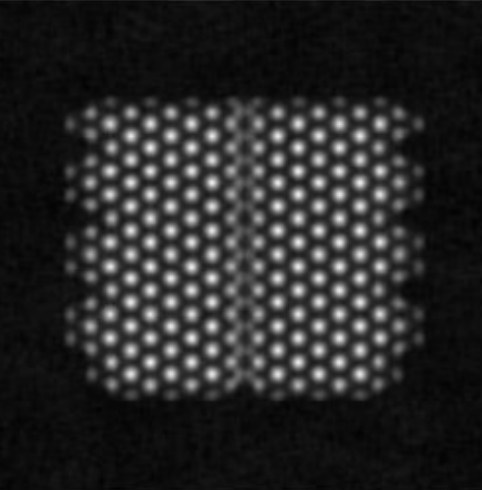
#> input picture roc/bulk.png, 482 x 490 px; its folder holds 4 pictures in this run
$ jupyter execute --allow-errors roc.ipynb   (shell and % lines are left out)   (Python 2 division)
#> lines starting #> are read from the running program, lines starting #| are printed output that depends on the picture
### Notebook for ROC curve

Load test images

[cell 1]
import cv2
images = dict()
items = ['bulk','interface','fusedBulk', 'fusedInter']
for fileName in items:
  image= cv2.imread(fileName+".png")
#> image is the input picture: shape (490, 482, 3); min 1, max 241, mean 39.8
  image = cv2.cvtColor( image, cv2.COLOR_RGB2GRAY )
#> image: shape (490, 482)
  images[fileName] =  image

[cell 2]
def myplot(img,fileName=None):
    plt.axis('equal')
    pcolormesh(img, cmap='gray')
    if fileName!=None:
        plt.gcf().savefig(fileName,dpi=600)
    #plt.axis('off')
    plt.tight_layout()

#### Apply threshold across entire image to reveal candidate areas
(note this is done irrespective of a hit's 'local environment')

[cell 3]
#image = images['interface']
image = images['bulk']
#> (the rest of this cell did not finish here and is left out)

[cell 4]
#image = images['interface']
image2 = images['interface']
#> (the rest of this cell did not finish here and is left out)

[cell 5]
image3 = images['fusedInter']
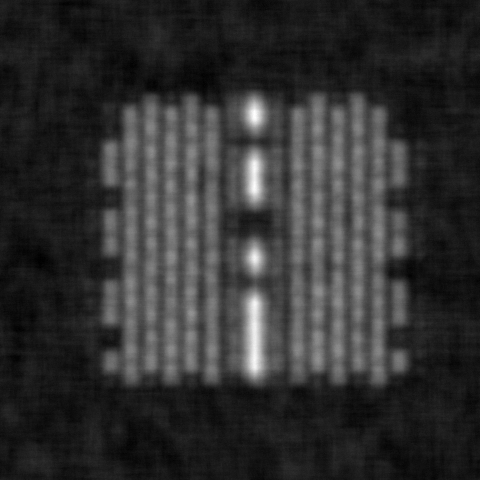
#> image3: shape (480, 480); min 0, max 255, mean 48.7
#> (the rest of this cell did not finish here and is left out)
